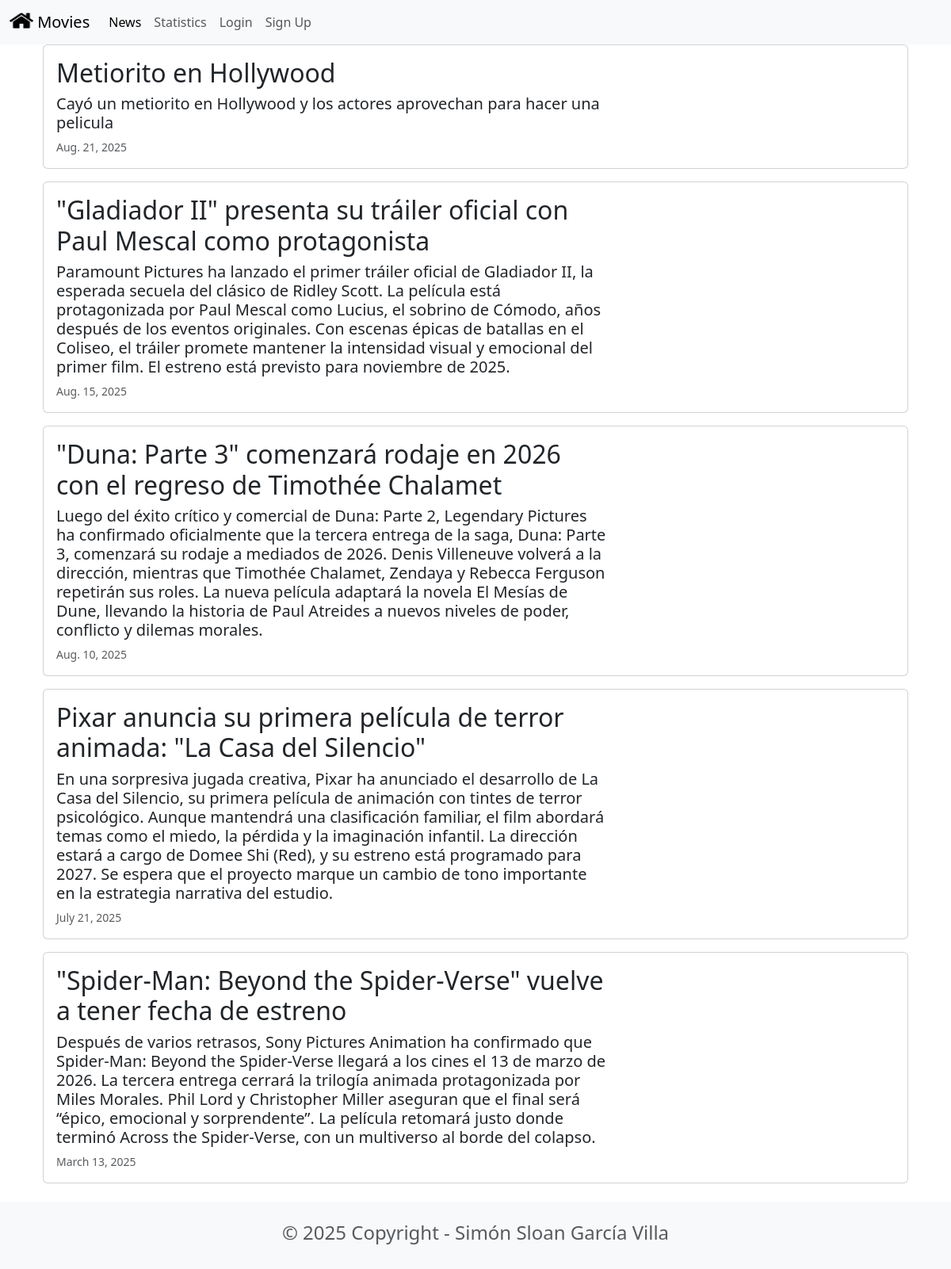
Page /news/ on the committed database.
### news/models.py (models this page shows, shortened)
class News (models.Model):
    headline = models.CharField(max_length=200)
    body = models.TextField()
    date = models.DateField()

### news/views.py (the view)
# urls.py: path('news/', include('news.urls'), name='news'),
def news (request):
    newss = News.objects.all().order_by('-date')
    return render(request, 'news.html', {'newss': newss})

### news/templates/news.html (shortened to what this page needs)
{% extends 'base.html' %}
{% block content %}
 <head>
    <link href="https://cdn.jsdelivr.net/npm/bootstrap@5.3.7/dist/css/bootstrap.min.css" rel="stylesheet">
 </head>
<div class="container">
    {%for news in newss %}
    <div class="card mb-3">
        <div class="row g-0">
            <div class="col-md-8">
                <div class="card-body">
                    <h2 class="card-title">{{news.headline}}</h2>
                    <h5 class="card-text">{{news.body}}</h5>
                    <p class="card-text"><small class="text-muted">{{news.date}}</small></p>
                </div>
            </div>
        </div>
    </div>
     {% endfor %}
</div>
{% endblock content %}

### rows in the picture
News: headline "Metiorito en Hollywood", body "Cayó un metiorito en Hollywood y los actores aprovechan para hacer una pelicula", date "Aug. 21, 2025"
News: headline "\"Gladiador II\" presenta su tráiler oficial con Paul Mescal como protagonista", body "Paramount Pictures ha lanzado el primer tráiler oficial de Gladiador II, la esperada secuela del clásico de Ridley Scott. La película está protagonizada por Paul Mescal como Lucius, el sobrino de Cómodo, años después de los eventos originales. Con escenas épicas de batallas en el Coliseo, el tráiler promete mantener la intensidad visual y emocional del primer film. El estreno está previsto para noviembre de 2025.", date "Aug. 15, 2025"
News: headline "\"Duna: Parte 3\" comenzará rodaje en 2026 con el regreso de Timothée Chalamet", body "Luego del éxito crítico y comercial de Duna: Parte 2, Legendary Pictures ha confirmado oficialmente que la tercera entrega de la saga, Duna: Parte 3, comenzará su rodaje a mediados de 2026. Denis Villeneuve volverá a la dirección, mientras que Timothée Chalamet, Zendaya y Rebecca Ferguson repetirán sus roles. La nueva película adaptará la novela El Mesías de Dune, llevando la historia de Paul Atreides a nuevos niveles de poder, conflicto y dilemas morales.", date "Aug. 10, 2025"
News: headline "Pixar anuncia su primera película de terror animada: \"La Casa del Silencio\"", body "En una sorpresiva jugada creativa, Pixar ha anunciado el desarrollo de La Casa del Silencio, su primera película de animación con tintes de terror psicológico. Aunque mantendrá una clasificación familiar, el film abordará temas como el miedo, la pérdida y la imaginación infantil. La dirección estará a cargo de Domee Shi (Red), y su estreno está programado para 2027. Se espera que el proyecto marque un cambio de tono importante en la estrategia narrativa del estudio.", date "July 21, 2025"
News: headline "\"Spider-Man: Beyond the Spider-Verse\" vuelve a tener fecha de estreno", body "Después de varios retrasos, Sony Pictures Animation ha confirmado que Spider-Man: Beyond the Spider-Verse llegará a los cines el 13 de marzo de 2026. La tercera entrega cerrará la trilogía animada protagonizada por Miles Morales. Phil Lord y Christopher Miller aseguran que el final será “épico, emocional y sorprendente”. La película retomará justo donde terminó Across the Spider-Verse, con un multiverso al borde del colapso.", date "March 13, 2025"
